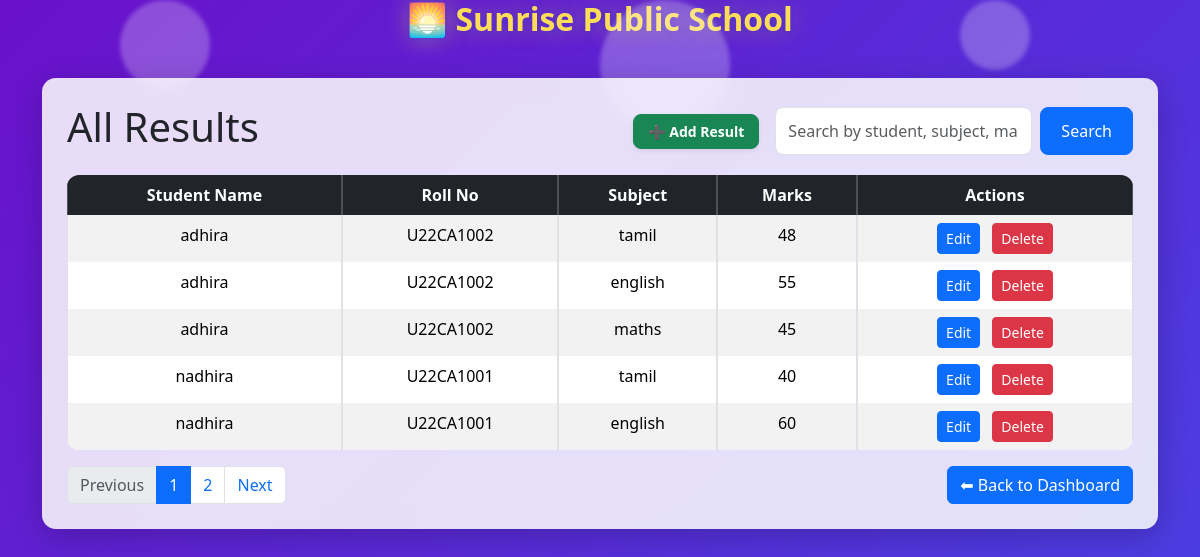
/results/admin/results/, run on the app's committed database.
### results/models.py (models this page shows, shortened)
class Result(models.Model):
    student = models.ForeignKey(Student, on_delete=models.CASCADE)
    subject = models.CharField(max_length=50)
    marks = models.IntegerField()

### students/models.py (models this page shows, shortened)
class Student(models.Model):
    name = models.CharField(max_length=100)
    roll_no = models.CharField(max_length=20, unique=True)

### results/views.py (the view)
# urls.py: path("admin/results/", all_results, name="result_list"),
def all_results(request):
    query = request.GET.get('q', '').strip()
    qs = Result.objects.select_related('student').all().order_by('student__name')
    if query:
        qs = qs.filter(
            Q(student__name__icontains=query) |
            Q(subject__icontains=query) |
            Q(marks__icontains=query)
        )
    paginator = Paginator(qs, 5)
    page_number = request.GET.get('page')
    page_obj = paginator.get_page(page_number)
    return render(request, "results/result_list.html", {
        "query": query,
        "page_obj": page_obj,
    })

### templates/results/result_list.html (shortened to what this page needs)
{% load static %}
<!DOCTYPE html>
<html lang="en">
<head>
<link href="https://cdn.jsdelivr.net/npm/bootstrap@5.3.2/dist/css/bootstrap.min.css" rel="stylesheet">
</head>
<body>
<div class="light"></div>
<div class="light"></div>
<div class="light"></div>
<div class="container">
    <h2 class="school-name mb-4">🌅 Sunrise Public School</h2>
</div>
<div class="container">
    <div class="container-box">
        <div class="d-flex justify-content-between flex-wrap align-items-center mb-3">
            <h1>All Results</h1>
            <div class="d-flex flex-wrap align-items-center gap-2 mt-2 mt-md-0">
                <a href="{% url 'create_result' %}"
                   class="btn btn-success fw-bold shadow-sm d-inline-flex align-items-center gap-2 add-btn">
                   ➕ Add Result
                </a>
                <form method="GET" class="search-box d-flex ms-2">
                    <input type="text" name="q" value="{{ query }}" class="form-control"
                           placeholder="Search by student, subject, marks...">
                    <button class="btn btn-primary ms-2">Search</button>
                </form>
            </div>
        </div>
        <table class="table table-striped table-hover table-bordered">
            <thead class="table-dark">
                <tr>
                    <th>Student Name</th>
                    <th>Roll No</th>
                    <th>Subject</th>
                    <th>Marks</th>
                    <th>Actions</th>
                </tr>
            </thead>
            <tbody>
                {% for r in page_obj %}
                <tr>
                    <td>{{ r.student.name }}</td>
                    <td>{{ r.student.roll_no }}</td>
                    <td>{{ r.subject }}</td>
                    <td>{{ r.marks }}</td>
                    <td>
                        <a href="{% url 'edit_result' r.pk %}" class="btn btn-sm btn-primary">Edit</a>
                        <a href="{% url 'delete_result' r.pk %}"
                           class="btn btn-sm btn-danger ms-2"
                           onclick="return confirm('Are you sure to delete this result?')">Delete</a>
                    </td>
                </tr>
                {% empty %}
                <tr>
                    <td colspan="5" class="text-center text-muted">No results found</td>
                </tr>
                {% endfor %}
            </tbody>
        </table>
        <div class="d-flex justify-content-between align-items-center mt-3 flex-wrap">
            <nav aria-label="Page navigation">
                <ul class="pagination mb-0">
                    {% if page_obj.has_previous %}
                        <li class="page-item">
                            <a class="page-link" href="?q={{ query }}&page={{ page_obj.previous_page_number }}">Previous</a>
                        </li>
                    {% else %}
                        <li class="page-item disabled"><span class="page-link">Previous</span></li>
                    {% endif %}
                    {% for num in page_obj.paginator.page_range %}
                        {% if page_obj.number == num %}
                            <li class="page-item active"><span class="page-link">{{ num }}</span></li>
                        {% else %}
                            <li class="page-item"><a class="page-link" href="?q={{ query }}&page={{ num }}">{{ num }}</a></li>
                        {% endif %}
                    {% endfor %}
                    {% if page_obj.has_next %}
                        <li class="page-item">
                            <a class="page-link" href="?q={{ query }}&page={{ page_obj.next_page_number }}">Next</a>
                        </li>
                    {% else %}
                        <li class="page-item disabled"><span class="page-link">Next</span></li>
                    {% endif %}
                </ul>
            </nav>
            <a href="{% url 'admin_dashboard' %}" class="btn btn-primary mt-2 mt-md-0">⬅ Back to Dashboard</a>
        </div>
    </div>
</div>
</body>
</html>

### templates/results/result_list.html (style rules this page uses)
body { margin: 0; padding: 0; min-height: 100vh; background: linear-gradient(135deg, #6a11cb, #2575fc, #ff6f91); background-size: 400% 400%; animation: bgAnimation 14s ease infinite; font-family: 'Segoe UI', sans-serif; }
.light { position: fixed; background: rgba(255, 255, 255, 0.25); border-radius: 50%; filter: blur(2px); animation: floatUp linear infinite; }
.light:nth-child(1) { width: 90px; height: 90px; left: 10%; animation-duration: 11s; }
.light:nth-child(2) { width: 130px; height: 130px; left: 50%; animation-duration: 16s; }
.light:nth-child(3) { width: 70px; height: 70px; left: 80%; animation-duration: 13s; }
.container-box { background: rgba(255, 255, 255, 0.85); backdrop-filter: blur(10px); padding: 25px; margin-top: 40px; border-radius: 14px; box-shadow: 0 8px 30px rgba(0,0,0,0.2); animation: fadeIn 1.2s ease; }
.school-name { font-size: 32px; font-weight: 800; color: #ffdd57; text-shadow: 0 0 10px rgba(39, 22, 224, 0.7), 0 0 20px rgba(255, 221, 87, 0.5); animation: glowFade 2s ease-in-out infinite alternate; text-align: center; }
.search-box input { height: 48px; border-radius: 8px; }
.search-box button { height: 48px; padding: 0 20px; border-radius: 8px; }
.add-btn { font-size: 14px; padding: 6px 14px; border-radius: 8px; transition: 0.25s ease-in-out; }
table { border-collapse: separate; border-spacing: 0; width: 100%; background: rgba(255, 255, 255, 0.15); backdrop-filter: blur(10px); border-radius: 12px; overflow: hidden; animation: tableFadeIn 1s ease; }
thead th { background: rgba(0,0,0,0.7); color: #fff; font-weight: 600; text-align: center; padding: 12px; }
tbody td { padding: 12px; text-align: center; color: #222; transition: transform 0.3s, background 0.3s, color 0.3s; }
tbody tr { border-bottom: 1px solid rgba(255,255,255,0.2); cursor: pointer; transition: background 0.3s ease; }
tbody tr:nth-child(even) { background: rgba(255, 255, 255, 0.08); }

### data on the page
Result: student.name "adhira", student.roll_no "U22CA1002", subject "tamil", marks "48"
Result: student.name "adhira", student.roll_no "U22CA1002", subject "english", marks "55"
Result: student.name "adhira", student.roll_no "U22CA1002", subject "maths", marks "45"
Result: student.name "nadhira", student.roll_no "U22CA1001", subject "tamil", marks "40"
Result: student.name "nadhira", student.roll_no "U22CA1001", subject "english", marks "60"

### other printed values
{{ num }} "1"
{{ num }} "2"
